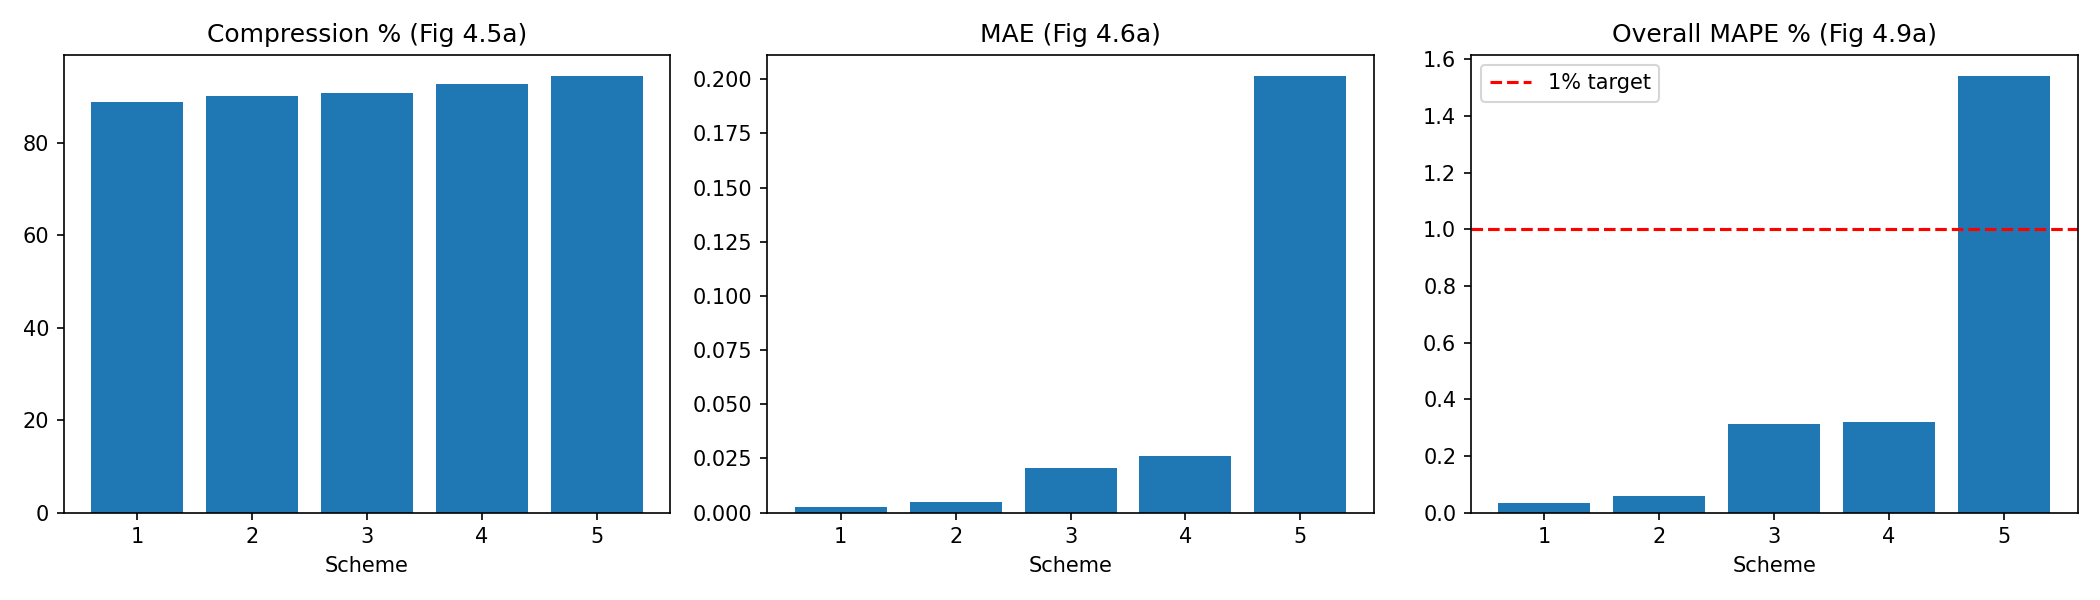

This chart was generated by the following Python code:
# scheme_sweep.py — reproduce thesis Figs 4.5a, 4.6a, 4.9a (environmental schemes) [[11]]
import numpy as np, tensorflow as tf, joblib
import matplotlib.pyplot as plt

FEATURES = ["temperature", "humidity", "light", "voltage"]
S, W, N_ITERS, INDEX_BITS, RAW_BYTES = len(FEATURES), 25, 1000, 3, 24

# Thesis environmental schemes (Table 4.2): Scheme 3 = mixed. [[11]]
# Here: index 2 (LUX-like) gets x100, rest x10 to mimic the "mixed" scheme.
SCHEMES = {1: 100, 2: 50, 3: "mixed", 4: 10, 5: 1}

model  = tf.keras.models.load_model("dps_lstm.keras")
scaled = np.load("scaled.npy")
scaler = joblib.load("scaler.pkl")

def zigzag(n): n = int(n); return (n << 1) ^ (n >> 31)
def min_bits(u): return max(1, int(u).bit_length())

@tf.function(reduce_retracing=True)
def _p(w): return model(w, training=False)
def infer(w): return scaler.inverse_transform(_p(w[None].astype("float32")).numpy())[0]

def scale_vec(scheme):
    if scheme == "mixed":                     # Scheme 3: light x100, rest x10 [[11]]
        v = np.full(S, 10.0); v[FEATURES.index("light")] = 100.0; return v
    return np.full(S, float(scheme))

def run_scheme(scheme):
    sf = scale_vec(scheme)
    window = scaled[:W].copy(); r_hat = np.zeros(S)
    sizes, A, R = [], [], []
    for t in range(W, W + N_ITERS):
        actual = scaler.inverse_transform(scaled[t][None])[0]
        pred   = infer(window)
        delta  = (actual - pred) - r_hat
        q      = np.round(delta * sf).astype(int)          # per-channel scaling [[11]]
        zz     = [zigzag(v) for v in q]
        sizes.append(int(np.ceil((sum(min_bits(v) for v in zz) + INDEX_BITS) / 8)))
        r_hat  = r_hat + q / sf
        recon  = pred + r_hat
        window = np.vstack([window[1:], scaler.transform(recon[None])[0]])
        A.append(actual); R.append(recon)
    A, R = np.array(A), np.array(R)
    comp = 100 * (1 - np.mean(sizes) / RAW_BYTES)
    mae  = np.mean(np.abs(A - R))
    mape = np.mean(np.abs((A - R) / np.where(np.abs(A) < 1e-9, 1e-9, A))) * 100
    return comp, mae, mape

comps, maes, mapes = [], [], []
for s in SCHEMES:
    c, m, p = run_scheme(SCHEMES[s])
    comps.append(c); maes.append(m); mapes.append(p)
    print(f"Scheme {s}: compression={c:5.1f}%  MAE={m:.4f}  MAPE={p:.3f}%")

# --- plots (mirror Figs 4.5a, 4.6a, 4.9a) ---
x = list(SCHEMES.keys())
fig, ax = plt.subplots(1, 3, figsize=(14, 4))
ax[0].bar(x, comps); ax[0].set_title("Compression % (Fig 4.5a)"); ax[0].set_xlabel("Scheme")
ax[1].bar(x, maes);  ax[1].set_title("MAE (Fig 4.6a)");           ax[1].set_xlabel("Scheme")
ax[2].bar(x, mapes); ax[2].axhline(1.0, ls="--", c="r", label="1% target")
ax[2].set_title("Overall MAPE % (Fig 4.9a)"); ax[2].set_xlabel("Scheme"); ax[2].legend()
plt.tight_layout(); plt.savefig("scheme_sweep.png", dpi=150)
print("Saved scheme_sweep.png")
